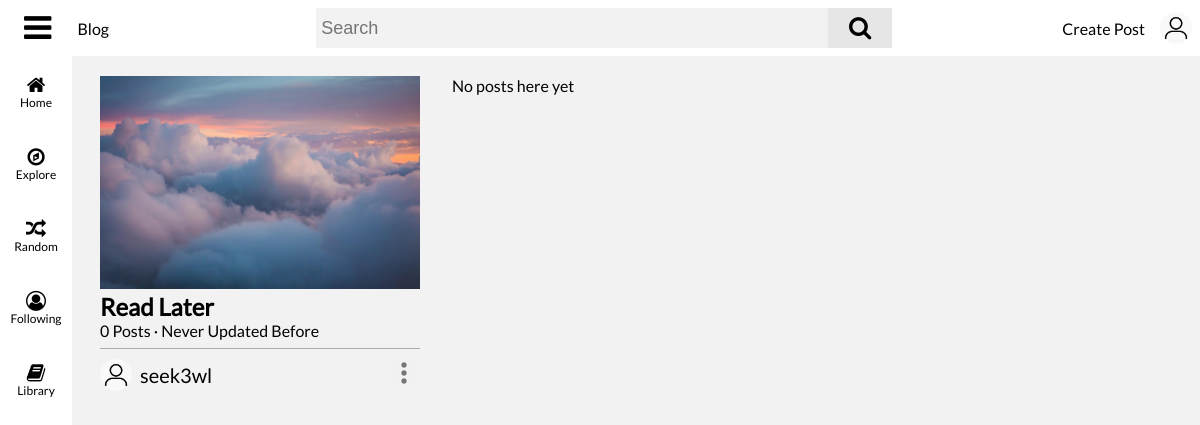
The page /collection?list=RL (signed in) on the database as committed earlier.
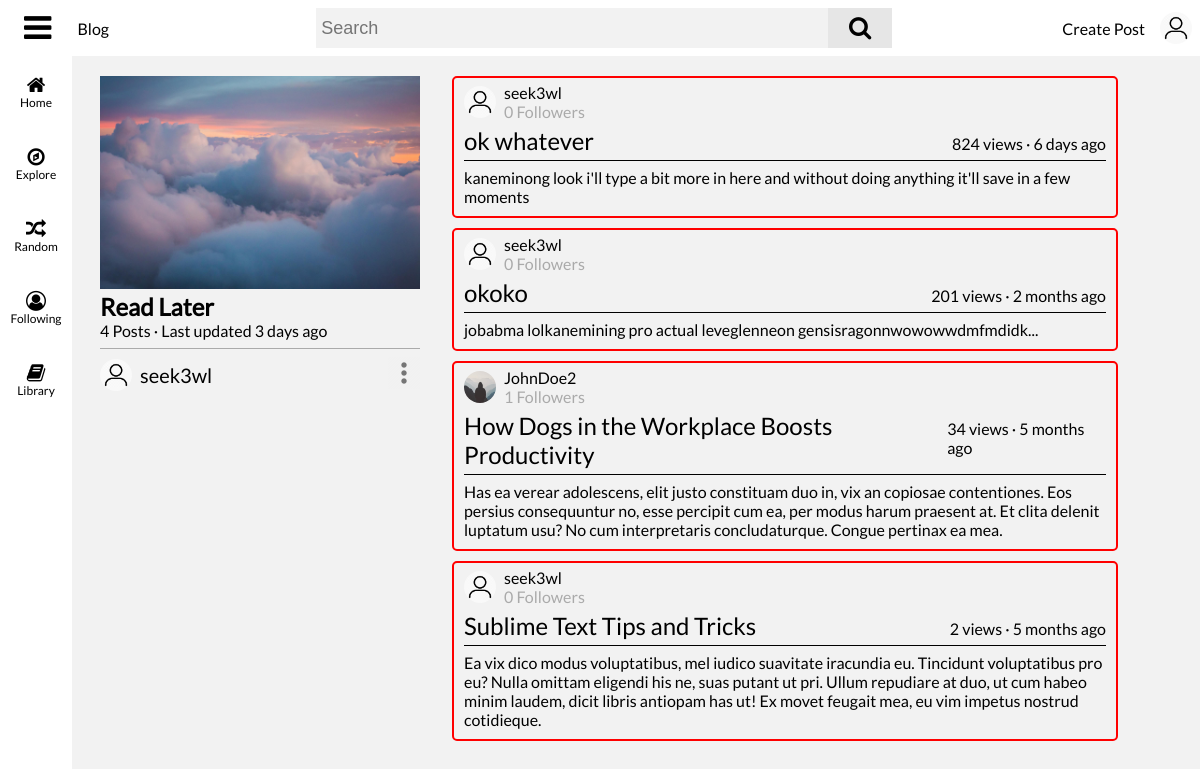
The same page on the database as committed later.
### flaskblog/models.py (models this page shows, shortened)
class Collection(db.Model):
	id = db.Column(db.Integer, primary_key=True)
	type = db.Column(db.String(10), nullable=True)
	user_id = db.Column(db.Integer, db.ForeignKey('user.id'), nullable=False)
	name = db.Column(db.String(30), nullable=False)
	image_file = db.Column(db.String(20), nullable=False, default='default_banner.jpg')
	date_created = db.Column(db.DateTime, nullable=False, default=datetime.utcnow)
	date_updated = db.Column(db.DateTime, nullable=True)
	posts = db.relationship('Post', secondary=post_collection, backref='parent_collection')
	def date_updated_ago(self):
		date_updated = getattr(self, "date_updated")
		if date_updated:
			return get_duration(date_updated)

class Post(db.Model):
	id = db.Column(db.Integer, primary_key=True)
	user_id = db.Column(db.Integer, db.ForeignKey('user.id'), nullable=False)
	title = db.Column(db.String(100), nullable=False)
	date_posted = db.Column(db.DateTime, nullable=False, default=datetime.utcnow)
	content = db.Column(db.Text, nullable=False)
	views = db.Column(db.Integer, nullable=False, default=0)
	likes = db.Column(db.Integer, nullable=False, default=0)
	comments = db.relationship('Comment', backref='parent', lazy=True)
	tags = db.relationship('Tag', secondary=post_tag_cat, backref='posts_tagged')
	def date_posted_ago(self):
		date_posted = getattr(self, 'date_posted')
		return get_duration(date_posted)

class User(db.Model, UserMixin):
	id = db.Column(db.Integer, primary_key=True)
	username = db.Column(db.String(16), unique=True, nullable=False)
	email = db.Column(db.String(120), unique=True, nullable=False)
	image_file = db.Column(db.String(20), nullable=False, default='default.jpg')
	banner_image = db.Column(db.String(20), nullable=False, default='default_banner.jpg')
	description = db.Column(db.String(120), nullable=True)
	password = db.Column(db.String(60), nullable=False)
	security_question = db.Column(db.String(120), nullable=True)
	security_question_answer = db.Column(db.String(120), nullable=True)
	date_joined = db.Column(db.DateTime, default=datetime.utcnow, nullable=False)
	following = db.relationship('User', secondary=user_user_follow,
								primaryjoin=id == user_user_follow.c.follower_user_id,
								secondaryjoin=id == user_user_follow.c.following_user_id,
								backref='followers')
	media_uploads = db.relationship('Media', backref='uploader', lazy=True)
	posts_cached = db.relationship('PostCache', backref='cache_author', lazy=True)
	posts = db.relationship('Post', backref='author', lazy=True)
	posts_viewed = db.relationship('Post', secondary=user_post_view, backref='viewers')
	posts_liked = db.relationship('Post', secondary=user_post_like, backref='post_likers')
	posts_disliked = db.relationship('Post', secondary=user_post_dislike, backref='post_dislikers')
	featured_post_id = db.Column(db.Integer, nullable=True)
	comments = db.relationship('Comment', backref='author', lazy=True)
	comments_liked = db.relationship('Comment', secondary=user_comment_like, backref='comment_likers')
	comments_disliked = db.relationship('Comment', secondary=user_comment_dislike, backref='comment_dislikers')
	collections = db.relationship('Collection', backref='author', lazy=True)

### flaskblog/collections/routes.py (the view, shortened to what this page needs)
@collections.route('/collection', methods=["GET", "POST"])
def collection():
	collection_id = request.args.get('list')
	if request.method == "GET":
		if collection_id:
			if collection_id == 'RL':
				collection = Collection.query.filter_by(user_id=current_user.id, type='RL').first()
			elif collection_id == 'archived':
				collection = Collection.query.filter_by(user_id=current_user.id, type='archived').first()
			limit_content = {}
			for post in collection.posts:
				splinted = re.split('{{|}}', post.content)
				for i, splint in enumerate(splinted):
					if splint == '':
						splinted.pop(i)
					elif '*/#|>' in splint:
						splinted.pop(i)
				if len(splinted[0].split()) > 17:
					limit_content[post.id] = splinted[0].split('\n')[0]
				else:
					limit_content[post.id] = splinted[0] + '...'
			return render_template('collection.html', title=collection.name, collection=collection,
								   collection_id=collection_id, limit_content=limit_content)
		else:
			return redirect(url_for('main.home'))

### flaskblog/main/forms.py
class SearchForm(FlaskForm):
    searched = SearchField(validators=[DataRequired()])

### flaskblog/main/routes.py (called while the page is built)
@main.app_context_processor
def inject_template_globals():
	if current_user.is_authenticated:
		image_file_2 = current_user.image_file
	else:
		image_file_2 = 'default.jpg'
	has_post_cache = False
	if current_user.is_authenticated:
		if PostCache.query.filter_by(user_id=current_user.id):
			has_post_cache = True
	return dict(image_file=url_for('static', filename=f'images/profile_pics/{image_file_2}'), SearchForm=SearchForm(),
				has_post_cache=has_post_cache)

### flaskblog/models.py (called while the page is built)
@login_manager.user_loader
def load_user(user_id):
	return User.query.get(user_id)

### flaskblog/templates/collection.html (shortened to what this page needs)
{% extends 'base.html' %}
{% block body %}
	<div id="main-body">
		<div id="collection-info-card">
			<img width="100%" src="{{ url_for('static', filename='images/banners/' + collection.author.banner_image) }}">
			<div id="collection-info">
				<h2>{{ collection.name }}</h2>
				<span>
					{{ length(collection.posts) }} Posts ·
					{% if collection.date_updated_ago() %}
						 Last updated {{ collection.date_updated_ago() }}
					 {% else %}
					 	Never Updated Before
					{% endif %}
				</span>
			</div>
			<div id="collection-creator-container">
				<div id="collection-creator">
					<a href="{{ url_for('users.user_page', username=collection.author.username) }}">
						<img height="32px" width="32px" draggable="false" src="{{ url_for('static', filename='images/profile_pics/' + collection.author.image_file) }}">
					</a>
					<a href="{{ url_for('users.user_page', username=collection.author.username) }}">{{ collection.author.username }}</a>
				</div>
				{% if current_user.id == collection.author.id %}
					<div>
						<button id="collection-options-button">
							<img height="100%" width="100%" draggable="false" src="{{ url_for('static', filename='icons/kebab_menu.png') }}"/>
						</button>
					</div>
				{% endif %}
			</div>
		</div>
		<div id="collection-posts-container">
			{% if collection.posts %}
				{% for post in collection.posts %}
					<article class="post-container">
						<div class="post-header">
							<a href="{{ url_for('users.user_page', username=post.author.username) }}">
								<img class="post-user-img" height="32" width="32" draggable="false" src="{{ url_for('static', filename='images/profile_pics/' + post.author.image_file) }}">
							</a>
							<div class="post-header-info">
								<a href="{{ url_for('users.user_page', username=post.author.username) }}">
									{{ post.author.username }}
								</a>
								<span>{{ length(post.author.followers) }} Followers</span>
							</div>
						</div>
						<div class="post-title">
							<a href="{{ url_for('posts.post', post_id=post.id, list=collection_id) }}">{{ post.title }}</a>
							{{ post.views }} views · {{ post.date_posted_ago() }}
						</div>
						<p class="post-content">{{ limit_content[post.id] }}</p>
					</article>
				{% endfor %}
			{% else %}
				<p>No posts here yet</p>
			{% endif %}
		</div>
	</div>
{% endblock body %}

Rows that differ between the two databases and show on the page:
changed Collection "Read Later": date_updated_ago (not shown) → "3 days ago"
added Post: image_file (placeholder picture), author.username "seek3wl", likes "0", title "ok whatever", views "824", date_posted_ago "6 days ago", limit_content "kaneminong look i'll type a bit more in here and without doing anything it'll save in a few moments"
now on this page (row edited): Post: image_file (placeholder picture), author.username "seek3wl", likes "0", title "okoko", views "201", date_posted_ago "2 months ago", limit_content "jobabma lolkanemining pro actual leveglenneon gensisragonnwowowwdmfmdidk..."
now on this page (row edited): Post: image_file (placeholder picture), author.username "JohnDoe2", length "1", title "How Dogs in the Workplace Boosts Productivity", views "34", date_posted_ago "5 months ago", limit_content "Has ea verear adolescens, elit justo constituam duo in, vix an copiosae contentiones. Eos persius consequuntur no, esse percipit cum ea, per modus harum praesent at. Et clita delenit luptatum usu? No cum interpretaris concludaturque. Congue pertinax ea mea."
now on this page (row edited): Post: image_file (placeholder picture), author.username "seek3wl", likes "0", title "Sublime Text Tips and Tricks", views "2", date_posted_ago "5 months ago", limit_content "Ea vix dico modus voluptatibus, mel iudico suavitate iracundia eu. Tincidunt voluptatibus pro eu? Nulla omittam eligendi his ne, suas putant ut pri. Ullum repudiare at duo, ut cum habeo minim laudem, dicit libris antiopam has ut! Ex movet feugait mea, eu vim impetus nostrud cotidieque."
Other text that changed with them:
{{ length(collection.posts) }}: "0" → "4"
text no longer shown: "Never Updated Before No posts here yet"
text now shown: "Last updated"
